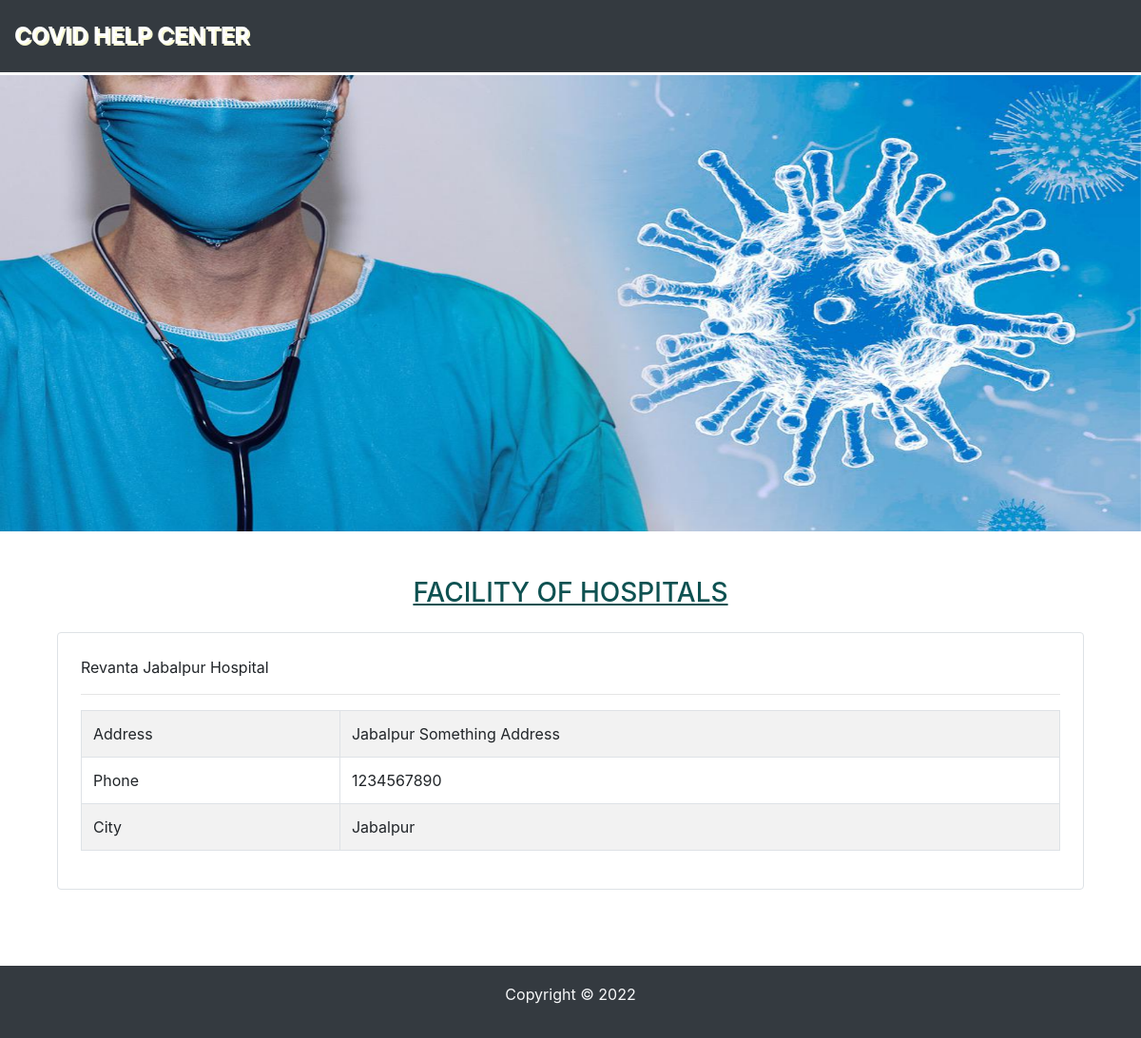
The app's page /hospital/8 with its own data.
### app/models.py (models this page shows, shortened)
class Hospital(models.Model):
    name = models.CharField(max_length=50, null=False, blank=False)
    phone = models.CharField(max_length=10, null=False, blank=False)
    address = models.CharField(max_length=200, null=False, blank=False)
    city = models.ForeignKey(
            City, on_delete=models.CASCADE ,related_name= 'hospitals')

class City(models.Model):
    name = models.CharField(max_length=50, null=False, blank=False)
    state = models.ForeignKey(State, on_delete=models.CASCADE ,related_name= 'cities')
    def __str__(self):
        return self.name

### app/views.py (the view)
# urls.py: path('hospital/<int:pk>',HospitalDetailView.as_view(),name='hospital_detail'),
class HospitalDetailView(generic.DetailView):
    model= Hospital

### app/templates/app/hospital_detail.html
{% extends 'app/base.html' %}
{% block content %}
    <div class="container">
        <div class="mt-4 border rounded p-4">
            <p class="display-5">{{hospital.name}}</p>
            <hr>
            <table class="table table-striped table-bordered">
                <tr>
                    <td>Address</td>
                    <td>{{hospital.address}}</td>
                </tr>
                <tr>
                    <td>Phone</td>
                    <td>{{hospital.phone}}</td>
                </tr>
                <tr>
                    <td>City</td>
                    <td>{{hospital.city}}</td>
                </tr>
            </table>
        </div>
    </div>
    {% endblock %}

### records on screen
Hospital: name "Revanta Jabalpur Hospital", address "Jabalpur Something Address", phone "1234567890", city "Jabalpur"
